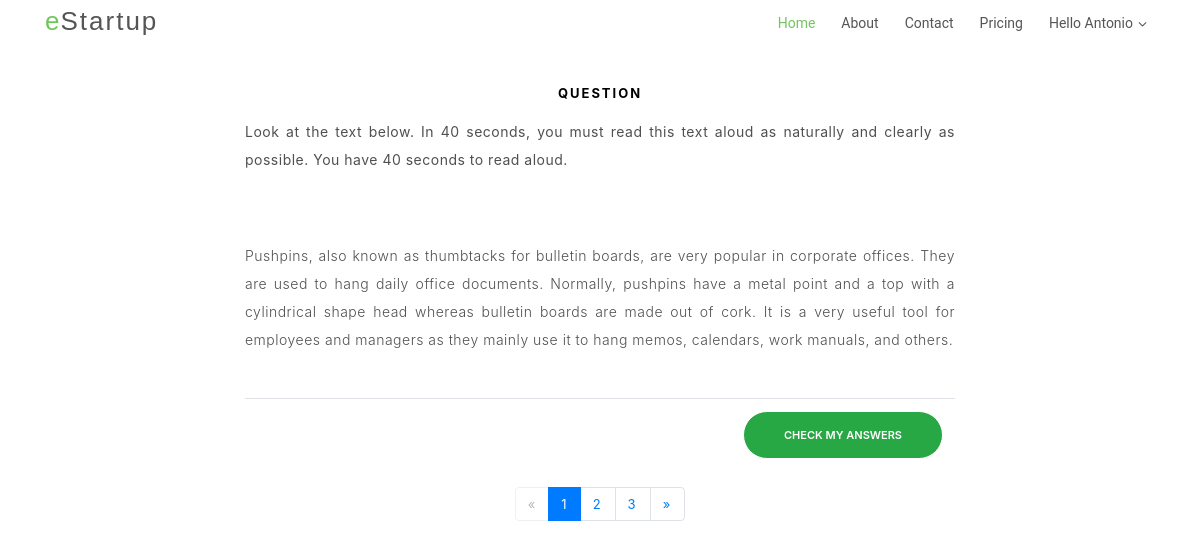
Page /modules/read-aloud/ (signed in) on the committed database.
### account/models.py (models this page shows, shortened)
class AbstractUser(_AbstractUser):
    user_type = models.ForeignKey(Membership,default='Basic',on_delete=models.PROTECT)
    membership_start_date = models.DateTimeField(blank=True, null=True,)
    is_active = models.BooleanField(default=False)
    verify_code = models.CharField(max_length=512, blank=True, null=True, help_text='Account verification code', editable=False)
    verify_time_limit = models.DateTimeField(blank=True, null=True, editable=False)
    reset_code = models.CharField(max_length=512, blank=True, null=True, help_text='Account verification code', editable=False)
    reset_time_limit = models.DateTimeField(blank=True, null=True, editable=False)
    created_on = models.DateTimeField(auto_now=True)
    updated_on = models.DateTimeField(auto_now_add=True)
    objects = UserManager()
    REQUIRED_FIELDS = ['email',]
    class Meta:
        abstract = True

class User(AbstractUser):
    """
    Extends Django authentication user model.
    """

### modules/models.py (models this page shows)
class StatusAbstract(models.Model):
    active = models.BooleanField(default=False)
    free = models.BooleanField(default=True)
    class Meta:
        abstract = True

class  ReadTAloud(StatusAbstract):
    paragraph = models.TextField(max_length=1000,blank=False)
    audio = models.FileField(upload_to='ptebooster/media/read-aloud',blank=True)

### modules/views.py (the view)
# urls.py: path('read-aloud/', ReadAloudView.as_view()),
class ReadAloudView(AbstractListView):
    model = ReadTAloud
    template_name = 'questions/read-aloud.html'
    paginate_by = 1

### modules/views.py (called while the page is built)
    def get_queryset(self):
        qs = super().get_queryset()
        queryset = qs.filter(active=True)
        return queryset

### modules/templates/questions/read-aloud.html (shortened to what this page needs)
{% extends "base.html" %}
{% block content %}
<section id="get-started" class="padd-section text-center">
<div class="container">
    <div class="container-fluid text-center">
        <div class="row content">
          <div class="col-sm-2 sidenav">
          </div>
          <div class="col-sm-8 text-center">
                {% for object in object_list %}
              <h4 class="card-title">Question</h4>
              <table class="table table-hover">
                  <thead>
                    <tr>
                     <p class="text-justify" ><strong> Look at the text below. In 40 seconds, you must read this text aloud as naturally and
                         clearly as possible. You have 40 seconds to read aloud. </strong></p>
                    </tr>
                  </thead>
                  <tbody>
                      <br>
                      <br>
                    <tr><p class="text-justify"> {{ object.paragraph}}</p></tr>
                    <br>
                    {% endfor %}
                    <tr>
                        <th scope="col" class="text-right"><button type="button" class="btn btn-success getvalue">Check my Answers</button></th>
                      </tr>
                  </tbody>
                </table>
          </div>
          <div class="col-sm-2 sidenav">
            </div>
          </div>
        </div>
      </div>
      {% block pagination %}
      {% include "pagination.html" %}
      {% endblock %}
      {% endblock %}

### modules/templates/base.html (shortened to what this page needs)
<!DOCTYPE html>
{% load static %}
<html lang="en">
<head>
  <link href="{% static "lib/bootstrap/css/bootstrap.min.css" %}" rel="stylesheet">
  <link href="{% static "css/re-order-paragraph.css" %}" rel="stylesheet">
  <link href="{% static "lib/owlcarousel/assets/owl.carousel.min.css" %}" rel="stylesheet">
  <link href="{% static "lib/owlcarousel/assets/owl.theme.default.min.css" %}" rel="stylesheet">
  <link href="{% static "lib/font-awesome/css/font-awesome.min.css" %}" rel="stylesheet">
  <link href="{% static "lib/animate/animate.min.css" %}" rel="stylesheet">
  <link href="{% static "lib/modal-video/css/modal-video.min.css" %}" rel="stylesheet">
  <link href="{% static "css/style.css" %}" rel="stylesheet">
</head>
<body>
  <header id="header" class="header header-hide">
    <div class="container">
      <div id="logo" class="pull-left">
        <h1><a href="#body" class="scrollto"><span>e</span>Startup</a></h1>
      </div>
      <nav id="nav-menu-container">
        <ul class="nav-menu">
          <li class="menu-active"><a href="{% url 'home' %}">Home</a></li>
          <li><a href="#about-us">About</a></li>
		  <li><a href="#contact">Contact</a></li>
          <li><a href="#pricing">Pricing</a></li>
      {% if request.user.is_authenticated %}
      <li class="menu-has-children"><a href="#team">Hello {{ request.user.first_name }}</a>
      {% else %}
      <li><a href="{% url 'account_login' %}">Login</a></li>
      <li><a href="{% url 'account_register' %}">Sign up</a></li>
      {% endif %}
      </nav>
    </div>
  </header>
  {% block content %}
   {% endblock %}
</body>
</html>

### modules/static/css/style.css (style rules this page uses)
body { background-color: #fff; color: #333; }
h1, h2, h3, h4, h5, h6 { margin: 0; }
h4 { color: #000; font-size: 13px; font-weight: 700; letter-spacing: 2px; text-transform: uppercase; line-height: 2; }
a { letter-spacing: 2px; text-decoration: none; }
ul { letter-spacing: 1px; }
li { color: #626262; font-size: 13px; font-weight: 400; letter-spacing: 2px; line-height: 30px; text-transform: capitalize; }
p { color: #505050; font-size: 14px; font-weight: 300; letter-spacing: 0.5px; line-height: 2; margin-bottom: 20px; }
span { letter-spacing: 1px; }
.btn { border: 1px solid #fff; border-radius: 50px; color: #fff; font-size: 11px; font-weight: 600; padding: 15px 40px; text-transform: uppercase; -moz-transition: all 0.5s ease-in-out 0s; -ms-transition: all 0.5s ease-in-out 0s; -o-transition: all 0.5s ease-in-out 0s; -webkit-transition: all 0.5s ease-in-out 0s; transition: all 0.5s ease-in-out 0s; }
#header { background: #fff; position: fixed; left: 0; top: 0; right: 0; height: 48px; z-index: 3; transition: all 0.5s ease; }
#header #logo { padding: 6px 0 0 0; }
#header #logo h1 { color: #505050; font-family: "Philosopher", sans-serif; font-size: 26px; font-weight: 500; letter-spacing: 1px; margin: 0; }
#header #logo h1 a { color: #555; line-height: 1; display: inline-block; text-decoration: none; }
#header #logo h1 a span { color: #71c55d; }
.nav-menu, .nav-menu * { margin: 0; padding: 0; list-style: none; }
.nav-menu li { position: relative; white-space: nowrap; }
.nav-menu > li { float: left; }
.sf-arrows .sf-with-ul { padding-right: 22px; }
.sf-arrows .sf-with-ul:after { content: "\f107"; position: absolute; right: 8px; margin-top: 1px; font-family: FontAwesome; font-style: normal; font-weight: normal; }
#nav-menu-container { float: right; margin: 0 0 0 0; }
.nav-menu a { padding: 8px 8px; text-decoration: none; display: inline-block; color: #555; font-family: "Roboto", sans-serif; font-weight: 400; font-size: 14px; outline: none; letter-spacing: 0; transition: 0.3s; }
.nav-menu li:hover > a, .nav-menu > .menu-active > a { color: #71c55d; }
.nav-menu > li { margin-left: 10px; }
#mobile-nav { position: fixed; top: 0; padding-top: 18px; bottom: 0; z-index: 998; background: rgba(52, 59, 64, 0.9); left: -260px; width: 260px; overflow-y: auto; transition: 0.4s; }
#mobile-nav ul { padding: 0; margin: 0; list-style: none; }
#mobile-nav ul li { position: relative; }
#mobile-nav ul li a { color: #fff; font-size: 14px; overflow: hidden; padding: 6px 22px 6px 15px; position: relative; text-decoration: none; width: 100%; display: block; outline: none; letter-spacing: 0; }
.padd-section { padding-bottom: 80px; padding-top: 80px; }
#get-started { display: inline-block; height: 100%; width: 100%; }

### rows in the picture
User: user.first_name "Antonio"
ReadTAloud: paragraph "Pushpins, also known as thumbtacks for bulletin boards, are very popular in corporate offices. They are used to hang daily office documents. Normally, pushpins have a metal point and a top with a cylindrical shape head whereas bulletin boards are made out of cork. It is a very useful tool for employees and managers as they mainly use it to hang memos, calendars, work manuals, and others."

### other values in the picture
{{ i }} "1"
{{ i }} "2" "3"
